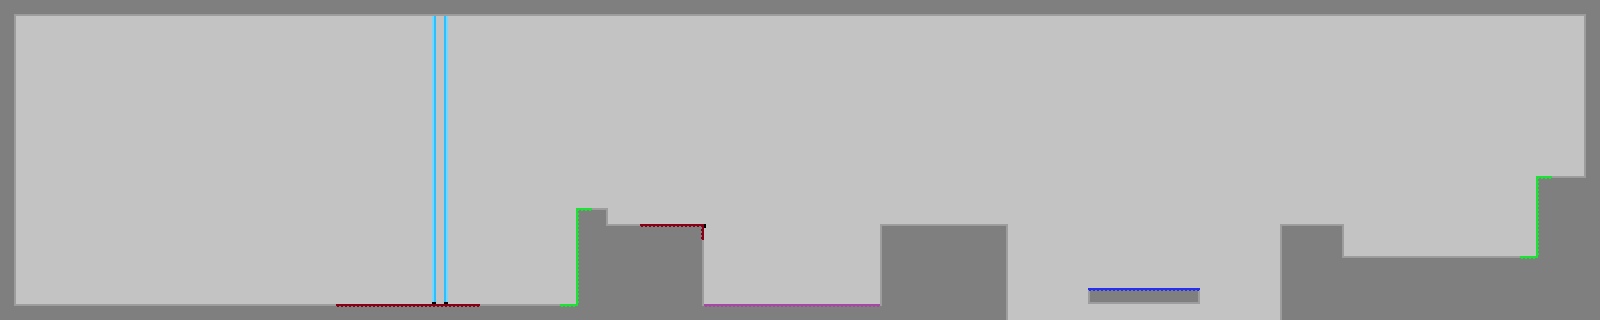

Rendered tile map (Tiled .tmx) drawn with the repository's tilesets; below, a short description and the map source with its tile grids summarised:
An orthogonal 100x20 tile map with 16x16 px tiles, 2 tile layers (background, graphics), 3 tilesets and 32 objects.

<map version="1.0" tiledversion="2018.04.18" orientation="orthogonal" renderorder="left-down" width="100" height="20" tilewidth="16" tileheight="16" infinite="0" nextobjectid="73">
 <tileset firstgid="1" name="Tileset" tilewidth="16" tileheight="16" spacing="2" margin="1" tilecount="96" columns="24">
  <image source="TESTures.png" width="432" height="72" />
 </tileset>
 <tileset firstgid="97" name="Tileset" tilewidth="16" tileheight="16" spacing="2" margin="1" tilecount="96" columns="24">
  <image source="TESTures.png" width="432" height="72" />
 </tileset>
 <tileset firstgid="193" name="Tileset" tilewidth="16" tileheight="16" spacing="2" margin="1" tilecount="924" columns="24">
  <image source="TESTures.png" width="432" height="72" />
 </tileset>
 <layer name="background" width="100" height="20">
  <data>[2000 cells, 2000 non-empty, 13 distinct tile ids]</data>
 </layer>
 <layer name="graphics" width="100" height="20">
  <data>[2000 cells, 1976 non-empty, 18 distinct tile ids]</data>
 </layer>
 <objectgroup name="ground">
  <object id="25" x="0" y="304" width="1008" height="16" />
  <object id="26" x="880" y="224" width="128" height="80" />
  <object id="27" x="576" y="208" width="32" height="96" />
  <object id="28" x="608" y="224" width="96" height="80" />
  <object id="31" x="1344" y="256" width="256" height="64" />
  <object id="51" x="1088" y="288" width="112" height="16" />
  <object id="64" x="1536" y="176" width="64" height="80" />
  <object id="65" x="1584" y="0" width="16" height="176" />
  <object id="67" x="1280" y="224" width="64" height="96" />
  <object id="68" x="0" y="0" width="1584" height="16" />
  <object id="69" x="0" y="16" width="16" height="288" />
 </objectgroup>
 <objectgroup name="path">
  <object id="38" x="704" y="224" width="176" height="16" />
  <object id="70" x="432" y="16" width="16" height="288" />
 </objectgroup>
 <objectgroup name="turn">
  <object id="55" x="1536" y="240" width="16" height="16" />
  <object id="56" x="1328" y="240" width="16" height="16" />
 </objectgroup>
 <objectgroup name="red gel">
  <object id="35" x="336" y="304" width="144" height="16" />
  <object id="36" x="640" y="224" width="64" height="16" />
 </objectgroup>
 <objectgroup name="orange gel" />
 <objectgroup name="blue gel">
  <object id="52" x="1088" y="288" width="112" height="16" />
 </objectgroup>
 <objectgroup name="enemies">
  <object id="57" x="1376" y="240" width="16" height="16" />
  <object id="60" x="1424" y="240" width="16" height="16" />
  <object id="61" x="1472" y="240" width="16" height="16" />
  <object id="62" x="1520" y="240" width="16" height="16" />
 </objectgroup>
 <objectgroup name="purple gel">
  <object id="39" x="704" y="304" width="176" height="16" />
 </objectgroup>
 <objectgroup name="green gel">
  <object id="47" x="576" y="208" width="16" height="96" />
  <object id="48" x="560" y="304" width="16" height="16" />
  <object id="53" x="1520" y="256" width="32" height="16" />
  <object id="54" x="1536" y="176" width="16" height="80" />
 </objectgroup>
 <objectgroup name="cubes">
  <object id="43" x="592" y="192" width="16" height="16" />
  <object id="44" x="352" y="288" width="16" height="16" />
  <object id="46" x="192" y="288" width="16" height="16" />
 </objectgroup>
 <objectgroup name="goal">
  <object id="63" x="1552" y="176" width="32" height="16" />
 </objectgroup>
 <objectgroup name="gun">
  <object id="72" x="112" y="272" width="16" height="16" />
 </objectgroup>
</map>
